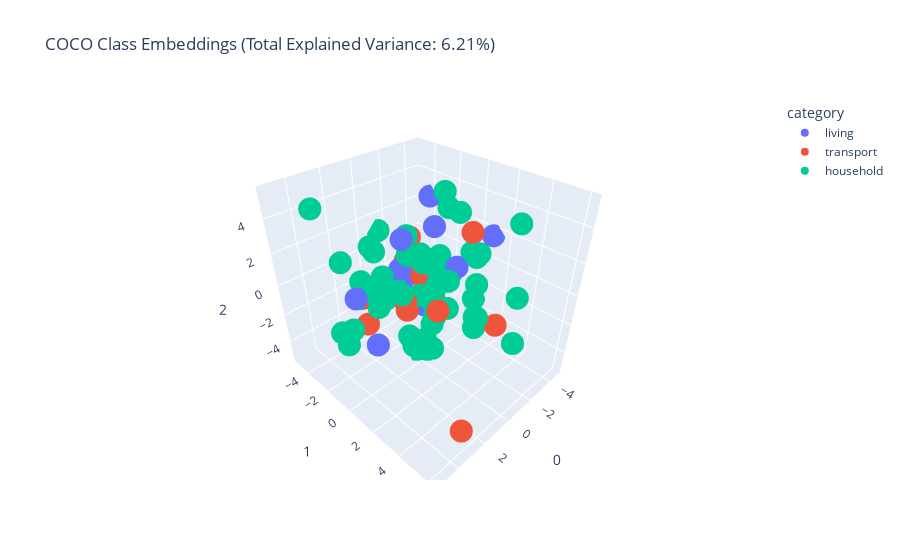

Here is the notebook cell this chart was saved with:
### Code cell
fig = px.scatter_3d(
    new_df, x='0', y='1', z='2', 
    color='category',
    title=f'COCO Class Embeddings (Total Explained Variance: {total_var:.2f}%)',
    hover_data={'word': True, 'category': False, '0': False, '1': False, '2': False},
)
fig.show()

### Figure 1 — Plotly figure (JSON) as saved in the notebook; plotly's stock layout.template omitted (floating-point values rounded to 4 significant figures)
{"data": [{"customdata": [["person", "living"], ["bird", "living"], ["cat", "living"], ["dog", "living"], ["horse", "living"], ["sheep", "living"], ["cow", "living"], ["elephant", "living"], ["bear", "living"], ["zebra", "living"], ["giraffe", "living"]], "hovertemplate": "word=%{customdata[0]}<extra></extra>", "legendgroup": "living", "marker": {"color": "#636efa", "symbol": "circle"}, "mode": "markers", "name": "living", "scene": "scene", "showlegend": true, "type": "scatter3d", "x": [0.1236, -1.69, -1.7, 0.9694, -4.666, 5.246, -4.783, 3.077, 0.3935, -1.388, -0.2876], "y": [-1.578, -1.953, -0.7657, -0.5004, 1.052, 1.288, -4.137, -0.2758, -1.343, 1.225, -0.1321], "z": [-0.6429, 0.2731, 2.674, 3.026, 1.668, 2.497, 2.437, -2.533, 0.6231, 1.108, -1.537]}, {"customdata": [["bicycle", "transport"], ["car", "transport"], ["motorcycle", "transport"], ["airplane", "transport"], ["bus", "transport"], ["train", "transport"], ["truck", "transport"], ["boat", "transport"], ["traffic light", "transport"], ["fire hydrant", "transport"], ["stop sign", "transport"], ["parking meter", "transport"]], "hovertemplate": "word=%{customdata[0]}<extra></extra>", "legendgroup": "transport", "marker": {"color": "#EF553B", "symbol": "circle"}, "mode": "markers", "name": "transport", "scene": "scene", "showlegend": true, "type": "scatter3d", "x": [-1.427, 2.257, -2.175, 0.1883, -1.53, 1.059, -1.535, 2.419, -0.04943, 3.551, -1.056, 1.137], "y": [4.008, -2.053, -2.32, 1.381, -2.601, -0.1003, 0.1003, 1.312, -1.352, 6.158, 2.422, -3.687], "z": [-1.276, -0.709, -1.483, -0.8868, 1.394, -1.166, -2.331, 0.8395, 1.008, -3.478, 3.762, -4.195]}, {"customdata": [["bench", "household"], ["backpack", "household"], ["umbrella", "household"], ["handbag", "household"], ["tie", "household"], ["suitcase", "household"], ["frisbee", "household"], ["skis", "household"], ["snowboard", "household"], ["sports ball", "household"], ["kite", "household"], ["baseball bat", "household"], ["baseball glove", "household"], ["skateboard", "household"], ["surfboard", "household"], ["tennis racket", "household"], ["bottle", "household"], ["wine glass", "household"], ["cup", "household"], ["fork", "household"], ["knife", "household"], ["spoon", "household"], ["bowl", "household"], ["banana", "household"], ["apple", "household"], ["sandwich", "household"], ["orange", "household"], ["broccoli", "household"], ["carrot", "household"], ["hot dog", "household"], ["pizza", "household"], ["donut", "household"], ["cake", "household"], ["chair", "household"], ["couch", "household"], ["potted plant", "household"], ["bed", "household"], ["dining table", "household"], ["toilet", "household"], ["tv", "household"], ["laptop", "household"], ["mouse", "household"], ["remote", "household"], ["keyboard", "household"], ["cell phone", "household"], ["microwave", "household"], ["oven", "household"], ["toaster", "household"], ["sink", "household"], ["refrigerator", "household"], ["book", "household"], ["clock", "household"], ["vase", "household"], ["scissors", "household"], ["teddy bear", "household"], ["hair drier", "household"], ["toothbrush", "household"]], "hovertemplate": "word=%{customdata[0]}<extra></extra>", "legendgroup": "household", "marker": {"color": "#00cc96", "symbol": "circle"}, "mode": "markers", "name": "household", "scene": "scene", "showlegend": true, "type": "scatter3d", "x": [3.417, 2.524, 0.7804, -0.5876, -3.208, 2.435, -1.349, -1.967, 1.927, 0.4945, -4.23, 0.3108, -2.226, -0.9051, 5.204, -0.7281, -4.105, 1.531, -0.03896, 4.732, 3.274, -1.875, -1.745, 0.3951, -1.272, -1.265, -1.704, -3.977, 0.6388, 1.069, -3.683, 1.811, -1.465, 2.63, 0.5885, 1.449, 0.8453, 0.9671, 0.6122, 2.103, 3.202, -2.552, 4.33, -2.798, 0.2011, 2.729, -1.187, -3.992, 0.4672, 0.855, -0.1345, 2.289, 1.338, -2.136, 0.5868, -4.545, -0.1983], "y": [0.4846, 1.65, 1.783, 3.237, 0.7289, -0.1903, 2.66, -1.019, -4.776, -1.707, 3.414, 0.3697, 1.846, 0.6797, 0.7508, -2.003, -1.014, -0.126, 0.7897, -0.511, -4.877, -0.7855, 5.014, 0.1579, 0.6283, -5.135, 0.3595, -2.452, 4.22, -0.8185, -2.704, 1.182, -0.641, 1.304, 2.41, 1.363, 0.3918, 0.6479, -3.643, -2.797, -3.48, -0.1712, 0.4559, 1.544, 0.846, 0.01345, 0.1123, 3.204, -0.6375, 4.468, -0.1987, -1.533, 1.574, -0.6833, -3.324, 0.04068, 0.7498], "z": [0.6146, -1.044, 1.201, -0.6932, 1.047, 0.2285, -2.191, -2.25, 0.2079, -0.6792, -1.279, 1.749, 1.62, 5.371, 0.4087, 2.014, 2.61, 0.07465, -4.096, -1.615, 3.999, -3.616, -2.129, -0.3685, 4.388, 0.9647, -2.295, -0.8315, 4.045, -0.4165, -1.141, -2.451, -3.918, 1.39, 1.719, 3.178, 2.373, -3.183, 1.195, -1.248, -3.535, -0.4178, 2.553, -0.5491, -0.406, 1.852, 0.1849, 3.44, 1.844, 0.7783, -5.25, 0.02354, -2.029, -0.4385, 0.9759, -3.221, -1.831]}], "layout": {"legend": {"title": {"text": "category"}, "tracegroupgap": 0}, "scene": {"domain": {"x": [0, 1], "y": [0, 1]}, "xaxis": {"title": {"text": "0"}}, "yaxis": {"title": {"text": "1"}}, "zaxis": {"title": {"text": "2"}}}, "title": {"text": "COCO Class Embeddings (Total Explained Variance: 6.21%)"}}}
